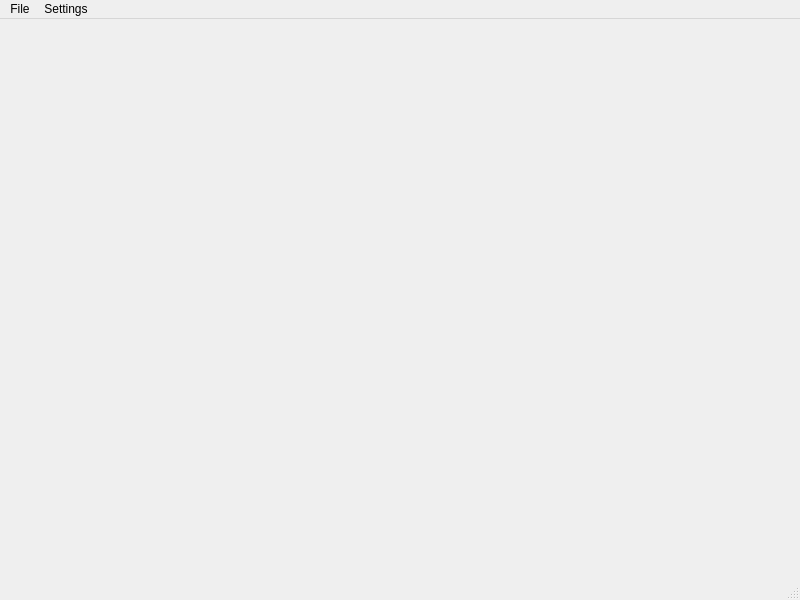
<?xml version="1.0" encoding="UTF-8"?>
<ui version="4.0">
 <class>MainWindow</class>
 <widget class="QMainWindow" name="MainWindow">
  <property name="geometry">
   <rect>
    <x>0</x>
    <y>0</y>
    <width>800</width>
    <height>600</height>
   </rect>
  </property>
  <property name="windowTitle">
   <string>KinevaticAnalyser</string>
  </property>
  <widget class="QWidget" name="centralwidget"/>
  <widget class="QMenuBar" name="menubar">
   <property name="geometry">
    <rect>
     <x>0</x>
     <y>0</y>
     <width>800</width>
     <height>22</height>
    </rect>
   </property>
   <widget class="QMenu" name="menuFile">
    <property name="title">
     <string>File</string>
    </property>
    <widget class="QMenu" name="menuExport">
     <property name="title">
      <string>Export</string>
     </property>
     <addaction name="actionPNG"/>
    </widget>
    <addaction name="actionSave_data"/>
    <addaction name="actionLoad_data"/>
    <addaction name="separator"/>
    <addaction name="menuExport"/>
   </widget>
   <widget class="QMenu" name="menuSettings">
    <property name="title">
     <string>Settings</string>
    </property>
    <addaction name="actionPrinter"/>
   </widget>
   <addaction name="menuFile"/>
   <addaction name="menuSettings"/>
  </widget>
  <widget class="QStatusBar" name="statusbar"/>
  <action name="actionSave_data">
   <property name="text">
    <string>Save data</string>
   </property>
  </action>
  <action name="actionLoad_data">
   <property name="text">
    <string>Load data</string>
   </property>
  </action>
  <action name="actionPNG">
   <property name="text">
    <string>PNG</string>
   </property>
  </action>
  <action name="actionPrinter">
   <property name="text">
    <string>Printer</string>
   </property>
  </action>
 </widget>
 <resources/>
 <connections/>
</ui>
